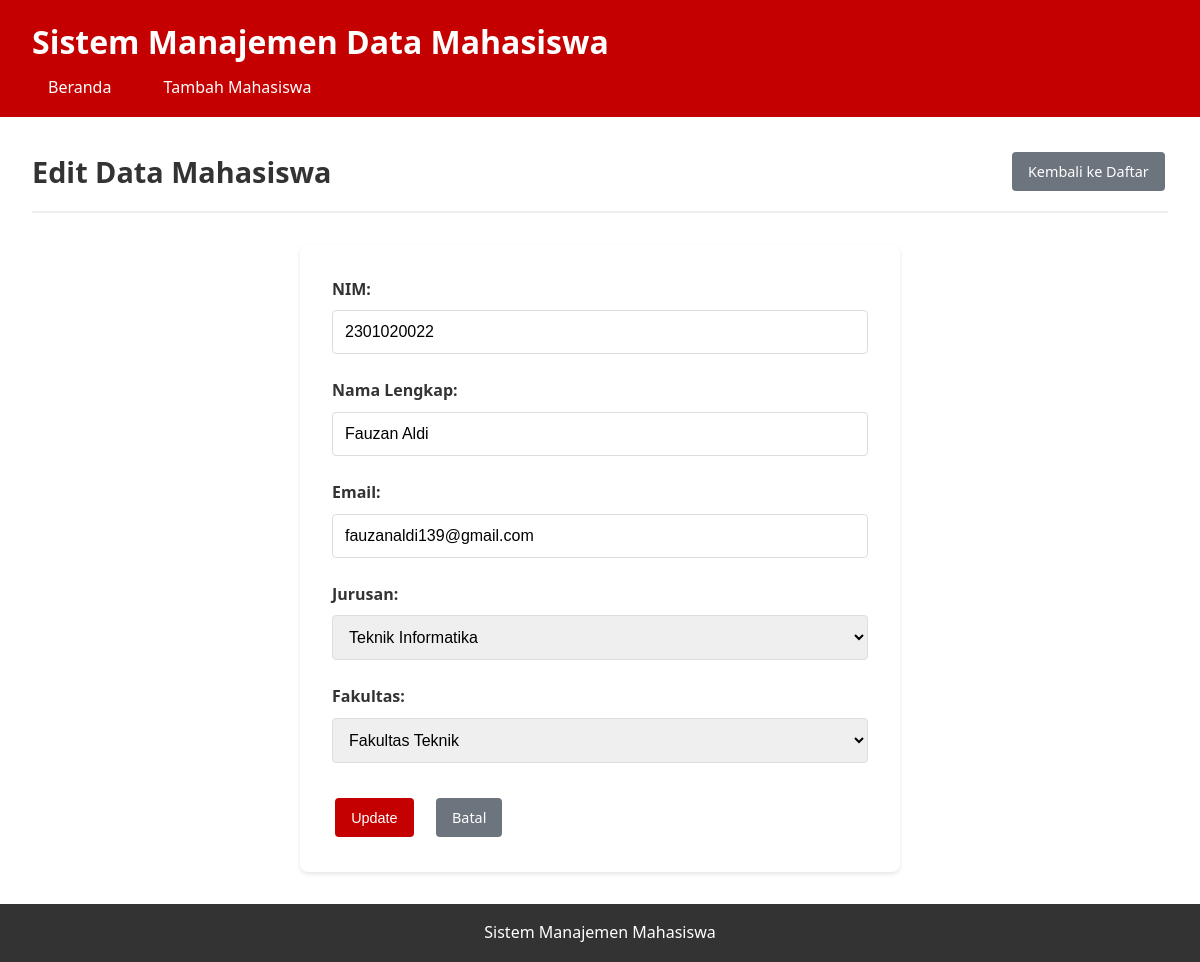
Page /index.php?action=edit&id=6 on the committed database.
### tables this page shows
CREATE TABLE IF NOT EXISTS `mahasiswa` (
  `id` int NOT NULL AUTO_INCREMENT,
  `nim` varchar(20) NOT NULL,
  `nama` varchar(100) NOT NULL,
  `email` varchar(100) NOT NULL,
  `jurusan` varchar(50) NOT NULL,
  `fakultas` varchar(50) NOT NULL,
  `created_at` timestamp NULL DEFAULT CURRENT_TIMESTAMP,
  `updated_at` timestamp NULL DEFAULT CURRENT_TIMESTAMP ON UPDATE CURRENT_TIMESTAMP,
  PRIMARY KEY (`id`),
  UNIQUE KEY `nim` (`nim`),
  UNIQUE KEY `email` (`email`)
);

### controllers/MahasiswaController.php (called while the page is built, shortened)
<?php
class MahasiswaController {
    private $mahasiswa;
    public function __construct() {
        $database = new Database();
        $this->db = $database->getConnection();
        $this->mahasiswa = new Mahasiswa($this->db);
    }
    public function edit($id) {
        $this->mahasiswa->id = $id;
        $this->mahasiswa->readOne();
        include 'views/mahasiswa/edit.php';
    }
}
?>

### config.php (called while the page is built, shortened)
<?php
class Database {
    private $host = DB_HOST;
    private $db_name = DB_NAME;
    private $username = DB_USER;
    private $password = DB_PASS;
    public function getConnection() {
        $this->conn = null;
        try {
            $this->conn = new PDO("mysql:host=" . $this->host . ";dbname=" . $this->db_name, $this->username, $this->password);
            $this->conn->setAttribute(PDO::ATTR_ERRMODE, PDO::ERRMODE_EXCEPTION);
        } catch(PDOException $exception) {
            echo "Connection error: " . $exception->getMessage();
        }
        return $this->conn;
    }
}
?>

### models/Mahasiswa.php (called while the page is built, shortened)
<?php
class Mahasiswa {
    private $conn;
    private $table_name = "mahasiswa";
    public $id;
    public function __construct($db) {
        $this->conn = $db;
    }
    public function readOne() {
        $query = "SELECT * FROM " . $this->table_name . " WHERE id = ? LIMIT 0,1";
        $stmt = $this->conn->prepare($query);
        $stmt->bindParam(1, $this->id);
        $stmt->execute();
        $row = $stmt->fetch(PDO::FETCH_ASSOC);
        if($row) {
            $this->nim = $row['nim'];
            $this->nama = $row['nama'];
            $this->email = $row['email'];
            $this->jurusan = $row['jurusan'];
            $this->fakultas = $row['fakultas'];
            return true;
        }
        return false;
    }
}
?>

### views/mahasiswa/edit.php (the view, shortened to what this page needs)
<?php include 'views/layout/header.php'; ?>
<div class="page-header">
    <h2>Edit Data Mahasiswa</h2>
    <a href="index.php" class="btn btn-secondary">Kembali ke Daftar</a>
</div>
<div class="form-container">
    <form action="index.php?action=update&id=<?php echo $this->mahasiswa->id; ?>" method="POST" class="form">
        <div class="form-group">
            <label for="nim">NIM:</label>
            <input type="text" id="nim" name="nim" value="<?php echo htmlspecialchars($this->mahasiswa->nim); ?>" required>
        </div>
        <div class="form-group">
            <label for="nama">Nama Lengkap:</label>
            <input type="text" id="nama" name="nama" value="<?php echo htmlspecialchars($this->mahasiswa->nama); ?>" required>
        </div>
        <div class="form-group">
            <label for="email">Email:</label>
            <input type="email" id="email" name="email" value="<?php echo htmlspecialchars($this->mahasiswa->email); ?>" required>
        </div>
        <div class="form-group">
            <label for="jurusan">Jurusan:</label>
            <select id="jurusan" name="jurusan" required>
                <option value="Teknik Informatika" <?php echo ($this->mahasiswa->jurusan == 'Teknik Informatika') ? 'selected' : ''; ?>>Teknik Informatika</option>
            </select>
        </div>
        <div class="form-group">
            <label for="fakultas">Fakultas:</label>
            <select id="fakultas" name="fakultas" required>
                <option value="Fakultas Teknik" <?php echo ($this->mahasiswa->fakultas == 'Fakultas Teknik') ? 'selected' : ''; ?>>Fakultas Teknik</option>
            </select>
        </div>
        <div class="form-actions">
            <button type="submit" class="btn btn-primary">Update</button>
            <a href="index.php" class="btn btn-secondary">Batal</a>
        </div>
    </form>
</div>
<?php include 'views/layout/footer.php'; ?>

### assets/style.css (style rules this page uses)
* { margin: 0; padding: 0; box-sizing: border-box; }
body { font-family: "Segoe UI", Tahoma, Geneva, Verdana, sans-serif; line-height: 1.6; color: #333; background-color: #f4f4f4; }
.page-header { display: flex; justify-content: space-between; align-items: center; margin-bottom: 2rem; padding-bottom: 1rem; border-bottom: 2px solid #eee; }
.page-header h2 { color: #333; font-size: 1.8rem; }
.btn { display: inline-block; padding: 0.5rem 1rem; text-decoration: none; border-radius: 4px; border: none; cursor: pointer; font-size: 0.9rem; transition: all 0.3s; margin: 0.2rem; }
.btn-primary { background-color: #c50000; color: white; }
.btn-secondary { background-color: #6c757d; color: white; }
.form-container { max-width: 600px; margin: 0 auto; background-color: white; padding: 2rem; border-radius: 8px; box-shadow: 0 2px 4px rgba(0, 0, 0, 0.1); }
.form-group { margin-bottom: 1.5rem; }
.form-group label { display: block; margin-bottom: 0.5rem; font-weight: 600; color: #333; }
.form-group input, .form-group select { width: 100%; padding: 0.75rem; border: 1px solid #ddd; border-radius: 4px; font-size: 1rem; transition: border-color 0.3s; }
.form-actions { display: flex; gap: 1rem; justify-content: flex-start; margin-top: 2rem; }

### rows in the picture
mahasiswa: nim "2301020022", nama "Fauzan Aldi", email "fauzanaldi139@gmail.com", jurusan "Teknik Informatika", fakultas "Fakultas Teknik"
